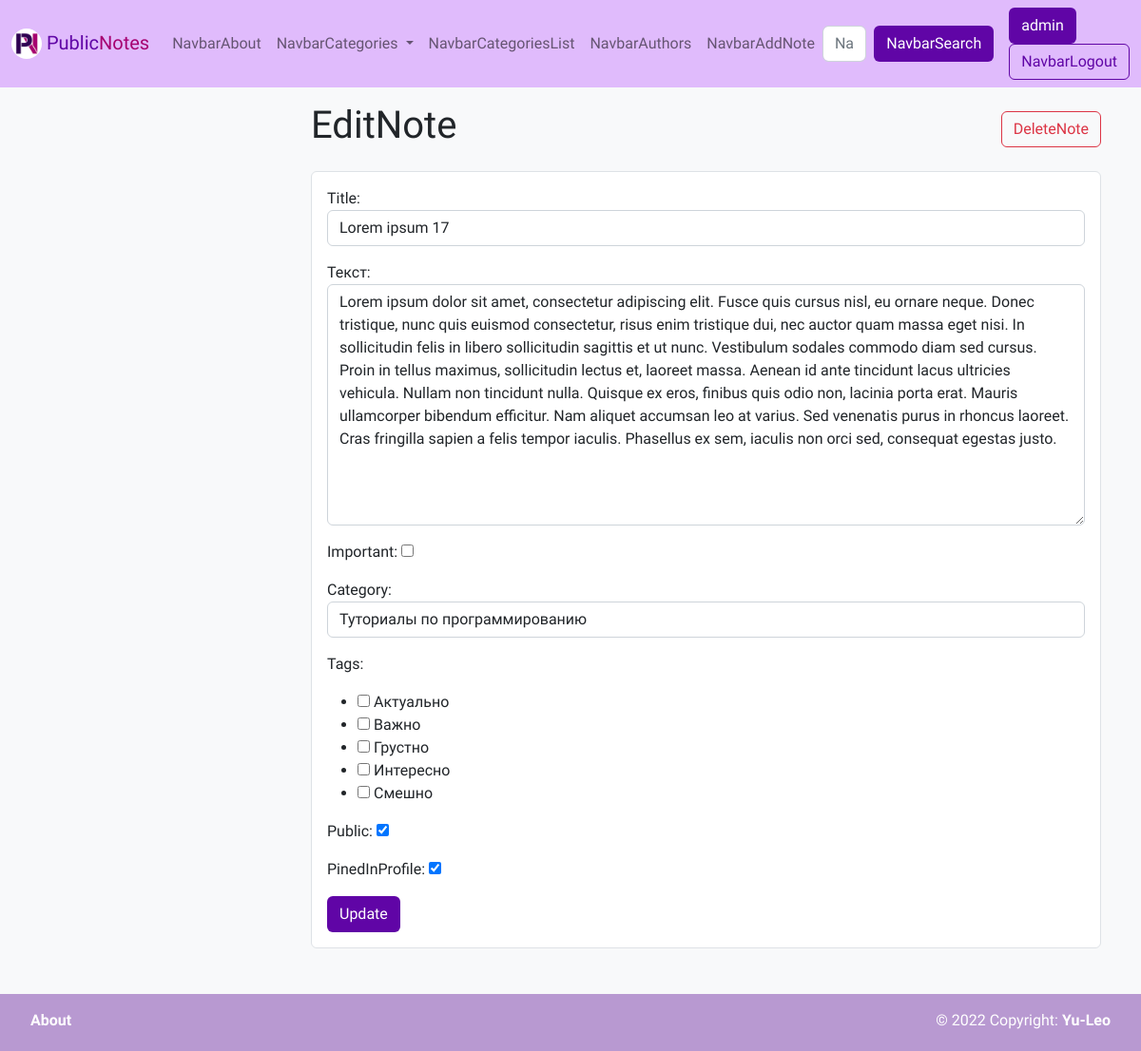
The page /edit_note/64/ (signed in) on the database as committed earlier.
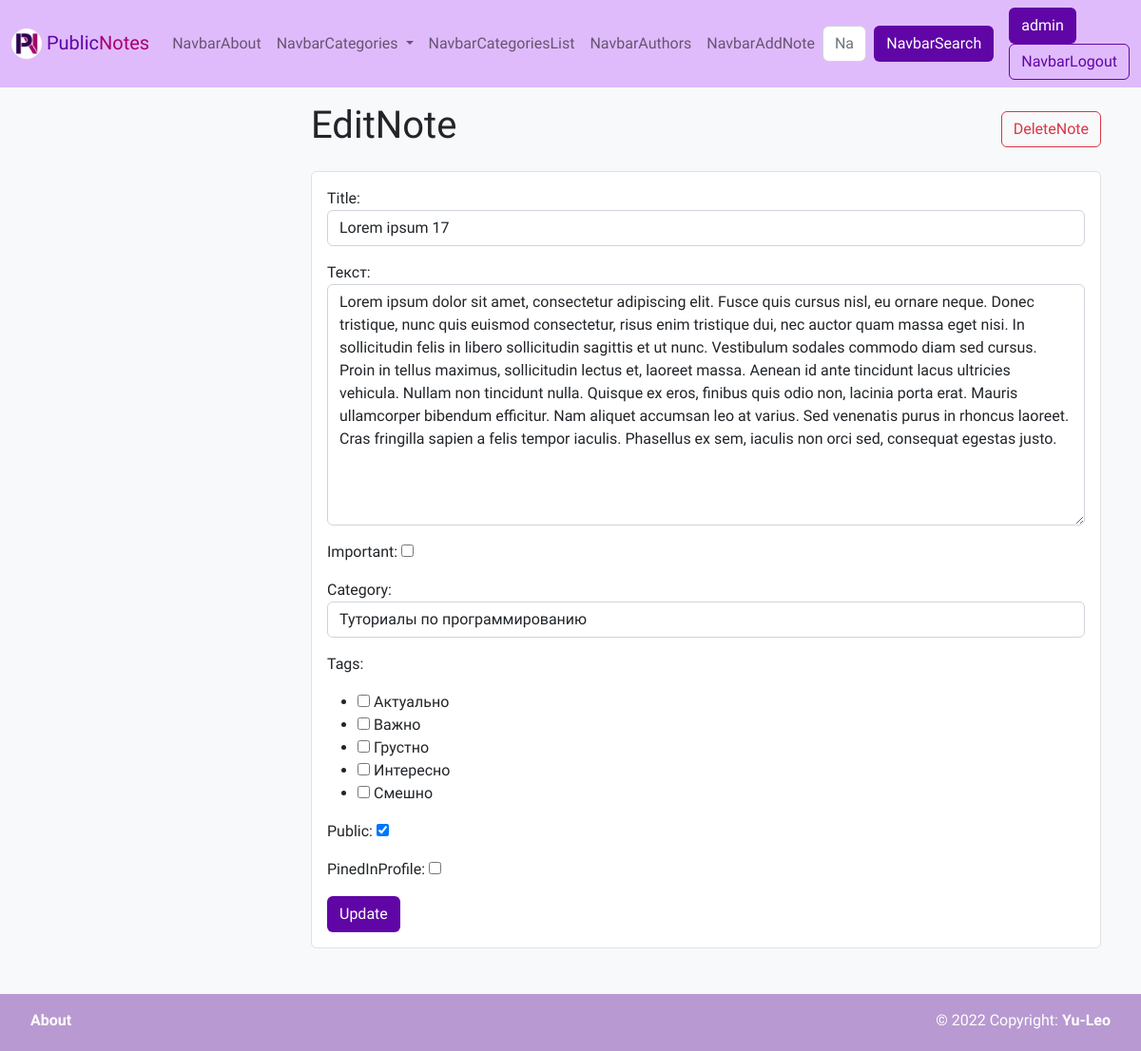
The same page on the database as committed later.
### wall/models.py (models this page shows, shortened)
class Note(models.Model):
    title = models.CharField(max_length=150, verbose_name=_('Title'))
    content = models.TextField(verbose_name=_('Text'), blank=True)
    created_at = models.DateTimeField(auto_now_add=True, verbose_name=_('CreationTime'))
    updated_at = models.DateTimeField(auto_now=True, verbose_name=_('LastUpdateTime'))
    views = models.PositiveIntegerField(default=0, verbose_name=_('NumberOfViews'))
    is_public = models.BooleanField(verbose_name=_('Public'), default=False)
    stared = models.BooleanField(verbose_name=_('Important'), default=False)
    author = models.ForeignKey(
        settings.AUTH_USER_MODEL,
        on_delete=models.CASCADE,
        verbose_name=_('Author'),
        null=True,
        blank=True,
    )
    is_pined = models.BooleanField(verbose_name=_('PinedInProfile'), default=False)
    category = TreeForeignKey('Category', on_delete=models.SET_NULL, verbose_name=_('Category'), null=True, blank=True)
    tags = models.ManyToManyField('Tag', blank=True, verbose_name=_('Tags'), related_name='notes')
    likes = models.ManyToManyField('User', blank=True, verbose_name=_('NoteLikes'), related_name='liked_notes')
    dislikes = models.ManyToManyField('User', blank=True, verbose_name=_('NoteDislikes'), related_name='disliked_notes')
    class Meta:
        verbose_name = _('Note')
        verbose_name_plural = _('Notes')
        ordering = ['-created_at', 'title']

class Category(MPTTModel):
    parent = TreeForeignKey('self', on_delete=models.CASCADE, null=True, blank=True, related_name='children',
                            verbose_name=_('ParentCategory'))
    title = models.CharField(max_length=150, verbose_name=_('Title'), unique=True)
    preview = models.ImageField(upload_to='photos/%Y/%m/%d/', verbose_name=_('Preview'), blank=True)
    def __str__(self):
        return self.title
    class MPTTMeta:
        order_insertion_by = ['title']
    class Meta:
        verbose_name = _('Category')
        verbose_name_plural = _('Categories')
        ordering = ['title']

### wall/views.py (the view)
# urls.py: path('edit_note/<int:pk>/', views.edit_note, name='edit_note'),
@login_required(login_url=reverse_lazy('login'))
def edit_note(request, pk: int):
    if not services.is_authenticated_user_the_author_of_note(authenticated_user=request.user,
                                                             note_pk=pk):
        return redirect('login')
    if request.method == 'POST':
        note_form = forms.NoteForm(request.POST,
                                   instance=services.get_note_by_pk(pk))
        if note_form.is_valid():
            note = note_form.save()
            return redirect(note)
    else:
        note_form = forms.NoteForm(instance=services.get_note_by_pk(pk))
    context = {'note_form': note_form,
               'note_pk': pk}
    return render(request, 'wall/edit_note.html', context)

### wall/forms.py
class NoteForm(forms.ModelForm):
    class Meta:
        model = models.Note
        fields = ['title', 'content', 'stared', 'category', 'tags', 'is_public', 'is_pined']
        widgets = {
            'title': forms.TextInput(attrs={'class': 'form-control'}),
            'content': forms.Textarea(attrs={'class': 'form-control'}),
            'stared': forms.CheckboxInput(attrs={'class': ['form-control', 'form-check-input']}),
            'category': forms.Select(attrs={'class': 'form-control'}),
            'tags': forms.CheckboxSelectMultiple(),
            'is_public': forms.CheckboxInput(attrs={'class': ['form-control', 'form-check-input']}),
            'is_pined': forms.CheckboxInput(attrs={'class': ['form-control', 'form-check-input']}),
        }

### wall/models.py (called while the page is built)
    def get_absolute_url(self):
        return reverse('author', kwargs={"pk": self.pk})

    def __str__(self):
        return self.title

### wall/services/category_services.py (called while the page is built)
def get_categories() -> TreeQuerySet[Category]:
    return Category.objects.all()

### wall/services/note_services.py (called while the page is built)
def get_note_by_pk(pk: int) -> Note:
    return Note.objects.get(pk=pk)

### wall/templatetags/wall_tags.py (called while the page is built)
@register.simple_tag
def get_categories():
    return services.get_categories()

### wall/templates/wall/edit_note.html (shortened to what this page needs)
{% extends 'base.html' %}
{% load i18n %}
{% block content_title %}
<div class="hstack gap-3 mb-3">
    <div>
        <h1>{% trans 'EditNote' %}</h1>
    </div>
    <div class="ms-auto">
        <button type="button" class="btn btn-outline-danger" data-bs-toggle="modal"
                data-bs-target="#deleteNoteModal">
            {% trans 'DeleteNote' %}
        </button>
    </div>
</div>
{% endblock %}
{% block content %}
<form action="{% url 'edit_note' note_pk  %}" method="post">
    <div class="border border-purple border-1 rounded p-3 bg-white mb-5">
        {{ note_form.as_p }}
        <button type="submit" class="btn btn-purple btn-block">{% trans 'Update' %}</button>
    </div>
</form>
{% endblock %}

Rows that differ between the two databases and show on the page:
changed Note "Туториалы по программированию": is_pined "☑" → "☐"
